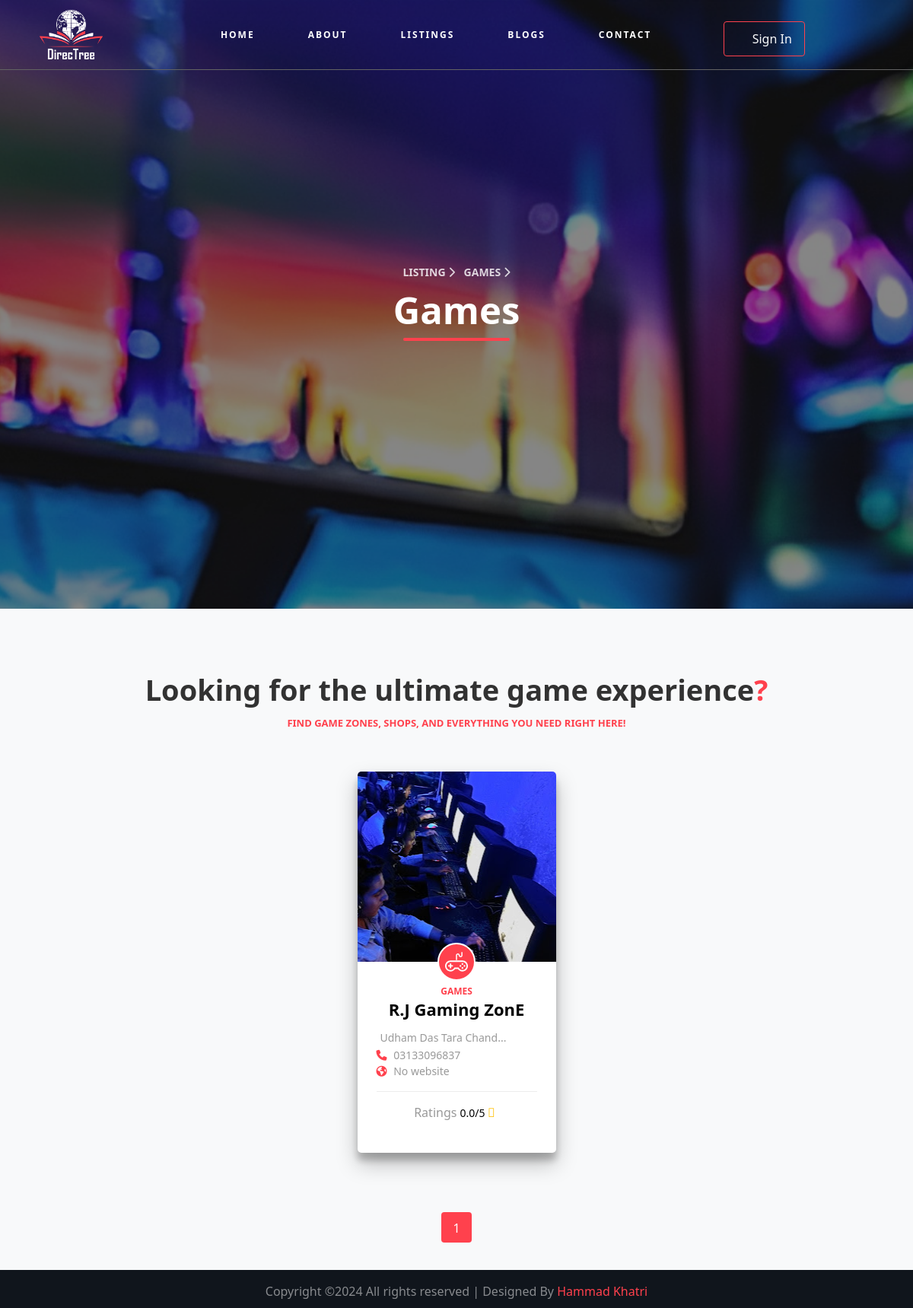
Screenshot of /games.php with the database file from the repository.
### tables this page shows
CREATE TABLE `listings` (
  `id` int(11) NOT NULL,
  `username` text NOT NULL,
  `listing_cat` varchar(250) NOT NULL,
  `name` text NOT NULL,
  `desciption` text NOT NULL,
  `address` text NOT NULL,
  `location` text NOT NULL,
  `open_time` time NOT NULL,
  `close_time` time NOT NULL,
  `phone` text NOT NULL,
  `website` text NOT NULL,
  `picture` text NOT NULL,
  `status` enum('pending','approved','rejected') NOT NULL,
  `add_time` datetime NOT NULL DEFAULT current_timestamp()
);

### games.php (the view, shortened to what this page needs)
<!DOCTYPE html>
<html lang="en">
<head>
    <link href="https://cdn.jsdelivr.net/npm/bootstrap@5.0.2/dist/css/bootstrap.min.css" rel="stylesheet"
>
    <link rel="stylesheet" href="https://cdn.jsdelivr.net/npm/aos@2.3.4/dist/aos.css">
    <link rel="stylesheet" href="css/simple-line-icons.css">
    <link rel="stylesheet" href="https://cdnjs.cloudflare.com/ajax/libs/font-awesome/6.6.0/css/all.min.css">
    <link rel="stylesheet" href="https://cdnjs.cloudflare.com/ajax/libs/ionicons/4.5.6/css/ionicons.min.css">
    <link rel="stylesheet" href="css/themify-icons.css">
    <link rel="stylesheet" href="css/set1.css">
    <link rel="stylesheet" href="css/style.css">
</head>
<body data-aos-easing="ease" data-aos-duration="400" data-aos-delay="0">
    <?php
    include 'partials/_nav.php';
    ?>
    <section id="games-hero" class="d-flex align-items-center">
        <div class="overlay"></div>
        <div class="container-fluid">
            <div class="row no-gutters slider-text align-items-center justify-content-center">
                <div class="col-lg-8 text-center pb-5 mt-5 ">
                    <div class="row text-center justify-content-center">
                        <div class="col-lg-9">
                            <p class="breadcrumbs text-center">
                                <span class="me-2">
                                    <a href="listing.php">
                                        Listing
                                        <i class="fa fa-chevron-right"></i>
                                    </a>
                                </span>
                                <span>
                                    Games
                                    <i class="fa fa-chevron-right"></i>
                                </span>
                            <div class="styled-heading">
                                <h1>Games</h1>
                            </div>
                            </p>
                        </div>
                    </div>
                </div>
            </div>
        </div>
    </section>
    <section id="games" class="ftco-section mb-0 bg-light">
        <div class="container-xl">
            <div class="row justify-content-center mb-5 mt-5">
                <div class="col-md-12 heading-section text-center" data-aos="fade-up" data-aos-duration="1000">
                    <h2>
                        Looking for the ultimate game experience<span>?</span>
                    </h2>
                    <span class="subheading">Find game zones, shops, and everything you need right here!</span>
                </div>
            </div>
        </div>
        <div class="container">
            <div class="row justify-content-center">
            <?php
                $page = isset($_GET['page']) ? $_GET['page'] : 1;
                $limit = 8;
                $offset = ($page - 1) * $limit;
                $sql = "SELECT * FROM `listings` WHERE `listing_cat` = 'games' AND `status` = 'approved' ORDER BY `id` LIMIT $limit OFFSET $offset";
                $result = mysqli_query($conn, $sql);
                if (mysqli_num_rows($result) > 0) {
                    while ($row = mysqli_fetch_assoc($result)) {
                ?>
                        <div class="col-md-6 col-lg-3 d-flex align-items-stretch aos-init aos-animate" data-aos="fade-up"
                            data-aos-delay="100" data-aos-duration="1000">
                            <div class="listing-wrap">
                                <a href="admin/listing/<?php echo $row['picture']; ?>"
                                    class="img img-property d-flex align-items-center justify-content-center glightbox"
                                    style="background-image: url(admin/listing/<?php echo $row['picture']; ?>); background-position: center;">
                                </a>
                                <div class="text text-center">
                                    <?php
                                    include 'partials/_svgLogic.php';
                                    ?>
                                    <span class="subheading"><?php echo $row['listing_cat']; ?></span>
                                    <h3><a href="details.php?id=<?php echo $row['id']; ?>#details-hero"><?php echo substr($row['name'], 0, 17); ?></a></h3>
                                    <ul>
                                        <li>
                                            <p><span class="ion-ios-pin" style="font-size: 18px;"></span>
                                                <?php echo substr($row['address'], 0, 20) . '...'; ?>
                                            </p>
                                        </li>
                                        <li>
                                            <p><span class="fa fa-phone"></span>
                                                <?php
                                                if (isset($row['phone']) && !empty($row['phone'])) {
                                                    echo $row['phone'];
                                                } else {
                                                    echo 'No phone number';
                                                }
                                                ?>
                                            </p>
                                        </li>
                                        <li>
                                            <p>
                                                <span class="fa fa-earth"></span>
                                                <?php
                                                if (isset($row['website']) && !empty($row['website'])) {
                                                    echo substr($row['website'], 0, 25) . '...';
                                                } else {
                                                    echo 'No website';
                                                }
                                                ?>
                                            </p>
                                        </li>
                                    </ul>
                                    <div class="info-wrap2 d-flex align-items-center mb-3">
                                        <p class="review">
                                            <span class="rev">Ratings <small>
                                                    <?php
                                                    $good = 0;
                                                    $bad = 0;
                                                    $totalRating = $good + $bad;
                                                    if ($totalRating > 0) {
                                                        $ratingPer = ($good / $totalRating) * 5;
                                                    } else {
                                                        $ratingPer = 0;
                                                    }
                                                    echo round($ratingPer) . '.0/5';
                                                    ?>
                                                </small>
                                                <span class="ico ion-ios-star"></span>
                                            </span>
                                            <br>
                                        </p>
                                    </div>
                                </div>
                            </div>
                        </div>
                <?php
                    }
                }
                ?>
            </div>
            <?php
            $sql = "SELECT COUNT(*) AS total FROM `listings` WHERE `listing_cat` = 'games' AND `status` = 'approved'";
            $totalResult = mysqli_query($conn, $sql);
            $totalRow = mysqli_fetch_assoc($totalResult);
            $totalBlogs = $totalRow['total'];
            $pages = ceil($totalBlogs / $limit);
            ?>
            <div class="row mt-5">
                <div class="col text-center">
                    <div class="block-27">
                        <ul>
                            <?php for ($i = 1; $i <= $pages; $i++): ?>
                                <li class="<?php echo ($i == $page) ? 'active' : ''; ?>">
                                    <?php if ($i == $page): ?>
                                        <span><?php echo $i; ?></span>
                                    <?php else: ?>
                                        <a href="?page=<?php echo $i; ?>"><?php echo $i; ?></a>
                                    <?php endif; ?>
                                </li>
                            <?php endfor; ?>
                        </ul>
                    </div>
                </div>
            </div>
        </div>
    </section>
    <?php
    include 'partials/_footer.php';
    ?>
</body>
</html>

### partials/_svgLogic.php (shortened to what this page needs)
<?php
            if ($row['listing_cat'] === 'Food & Drink') {
                echo'
                <a href="food_drink.php">
                                <div class="icon d-flex align-items-center justify-content-center">
                                    <svg version="1.1" id="Layer_1" xmlns="http://www.w3.org/2000/svg"
                                        xmlns:xlink="http://www.w3.org/1999/xlink" viewBox="0 0 503.607 503.607"
                                        xml:space="preserve">
                                        <g transform="translate(1 1)">
                                            <g>
                                                <path
                                                    d="M485.82,82.92H376.705V46.109l54.557-31.176c4.197-2.518,5.875-7.554,3.357-11.751s-7.554-5.036-11.751-3.357 l-58.754,33.574c-0.418,0.251-0.794,0.533-1.147,0.831c-1.922,1.465-3.05,3.81-3.05,6.723V82.92H250.803 c-9.233,0-16.787,7.554-16.787,16.787v33.574c0,6.308,3.529,11.829,8.709,14.696l1.666,33.32 c-20.724-3.946-43.922-6.048-69.129-6.048C69.505,175.248-1,212.179-1,267.576v8.393c0,9.233,7.554,16.787,16.787,16.787h8.393 v18.997c-12.177,3.394-21.682,12.859-24.341,25.489c-1.679,9.233,0.839,18.466,6.715,26.02c4.225,5.432,10.622,9.55,17.626,11.754 v9.251C10.294,384.717-1,396.277-1,410.264v15.948c0,13.987,11.294,25.547,25.18,25.998v25.202c0,14.269,10.911,25.18,25.18,25.18 h251.803h151.921c13.43,0,24.341-10.911,25.18-24.341l15.649-330.285c5.17-2.87,8.692-8.384,8.692-14.686V99.707 C502.607,90.474,495.052,82.92,485.82,82.92z M250.803,99.707H485.82v33.574H250.803V99.707z M40.967,384.245v-8.446 c5.448-1.186,10.649-3.6,15.108-7.501c4.197-4.197,7.554-10.072,9.233-16.787h26.02c4.197,14.269,16.787,25.18,32.734,25.18 c15.948,0,29.377-10.911,32.734-25.18h36.092c4.197,14.269,16.787,25.18,32.734,25.18c15.948,0,29.377-10.911,32.734-25.18h26.859 c1.679,6.715,4.197,12.59,9.233,16.787c4.259,3.651,9.404,6.411,15.108,7.658v8.289H40.967z M338.692,316.947 c-3.615-2.959-7.811-5.23-12.348-6.564v-17.626h8.393c9.233,0,16.787-7.554,16.787-16.787v-8.393c0-1.129-0.037-2.25-0.092-3.365 c-0.005-0.089-0.009-0.178-0.014-0.267c-0.56-10.565-3.6-20.524-9.646-29.875c-0.369-0.588-0.756-1.171-1.146-1.752 c8.389-4.192,17.617-6.708,27.683-6.708c32.734,0,58.754,26.02,58.754,58.754s-26.02,58.754-58.754,58.754 c-5.875,0-10.911-0.839-16.787-2.518C350.966,331.104,345.945,322.728,338.692,316.947z M15.787,267.576 c0-44.485,65.469-75.541,159.475-75.541c76.159,0,133.582,20.385,152.643,51.778c4.549,7.698,6.832,15.73,6.832,23.762v8.393 h-16.787H32.574H15.787V267.576z M309.557,292.756v16.787H40.967v-16.787H309.557z M19.984,352.349 c-2.518-2.518-4.197-6.715-3.357-12.59c0.839-7.554,9.233-13.43,17.626-13.43h283.698c8.253,0,16.487,8.115,16.761,16.366 c-0.274,8.224-8.522,15.544-17.6,16.369c-0.979,0-1.909,0.236-2.765,0.639c-3.17-0.406-5.659-1.509-8.147-3.997 c-3.357-2.518-5.036-7.554-5.036-12.59c0-5.036-3.357-8.393-8.393-8.393h-41.967c-5.036,0-8.393,3.357-8.393,8.393 c0,9.233-7.554,16.787-16.787,16.787s-16.787-7.554-16.787-16.787c0-5.036-3.357-8.393-8.393-8.393h-50.361 c-5.036,0-8.393,3.357-8.393,8.393c0,9.233-7.554,16.787-16.787,16.787s-16.787-7.554-16.787-16.787 c0-5.036-3.357-8.393-8.393-8.393H57.754c-5.036,0-8.393,3.357-8.393,8.393c0,5.036-1.679,10.072-5.036,11.751 c-2.518,3.357-6.715,4.197-10.911,4.197C28.377,359.064,23.341,356.546,19.984,352.349z M15.787,427.051v-15.948 c0-10.911,9.233-10.072,9.233-10.072h7.554h285.377h8.393c5.036,0,9.233,4.197,9.233,9.233v15.948 c0,5.036-4.197,9.233-9.233,9.233h-8.393H32.574H25.02C19.984,435.445,15.787,431.248,15.787,427.051z M40.967,477.412v-25.18 h268.59v25.18c0,5.036-3.357,8.393-8.393,8.393H49.361C44.325,485.805,40.967,482.448,40.967,477.412z M461.479,477.412 c0,5.036-4.197,8.393-8.393,8.393H324.991c0.631-1.881,1.055-3.87,1.241-5.947c0.068-0.536,0.112-1.071,0.112-1.607v-0.839 v-24.341c11.206-0.659,20.338-7.532,23.744-17.363c1.277-2.949,2.079-6.151,2.276-9.496v-15.948 c0-14.269-11.751-26.02-26.02-26.02v-7.904c10.101-2.746,18.231-9.898,22.313-19.034c6.339,1.818,12.802,2.597,19.654,2.597 c41.967,0,75.541-33.574,76.38-76.38c0-41.967-33.574-75.541-75.541-75.541c-14.46,0-27.671,3.747-39.64,11.22 c-15.491-14.839-38.644-26.471-67.803-34.032l-1.672-35.103h217.39L461.479,477.412z" />
                                            </g>
                                        </g>
                                    </svg>
                                </div>
                            </a>
                ';
            }elseif ($row['listing_cat'] === 'Games') {
               echo '
               <a href="games.php">
                                <div class="icon d-flex align-items-center justify-content-center">
                                </div>
                            </a>
               ';
            }
?>

### rows the page displays
listings: picture (picture), listing_cat "GAMES", name "R.J Gaming ZonE", address "Udham Das Tara Chand", phone "03133096837", website "No website", ratingPer "0"
